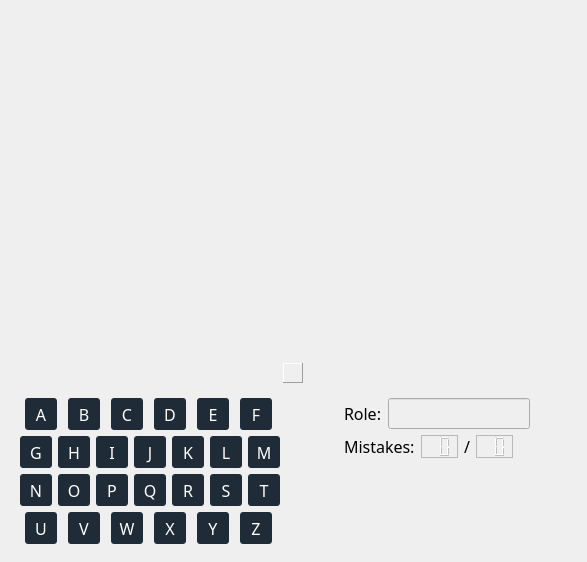
<?xml version="1.0" encoding="UTF-8"?>
<ui version="4.0">
 <class>GameWindow</class>
 <widget class="QMainWindow" name="GameWindow">
  <property name="geometry">
   <rect>
    <x>0</x>
    <y>0</y>
    <width>587</width>
    <height>562</height>
   </rect>
  </property>
  <property name="windowTitle">
   <string notr="true">Hangman</string>
  </property>
  <property name="styleSheet">
   <string notr="true">QPushButton{background:rgb(31, 44, 56);border-radius:3;color:white;}QPushButton:hover{border:1px solid white;}QPushButton:pressed{color:black;background:white;}</string>
  </property>
  <widget class="QWidget" name="main_widget">
   <layout class="QVBoxLayout" name="verticalLayout_4">
    <item>
     <layout class="QVBoxLayout" name="gif_word_layout">
      <item alignment="Qt::AlignHCenter">
       <widget class="QLabel" name="gif_label">
        <property name="sizePolicy">
         <sizepolicy hsizetype="Expanding" vsizetype="Expanding">
          <horstretch>0</horstretch>
          <verstretch>0</verstretch>
         </sizepolicy>
        </property>
        <property name="minimumSize">
         <size>
          <width>300</width>
          <height>300</height>
         </size>
        </property>
        <property name="text">
         <string/>
        </property>
       </widget>
      </item>
      <item alignment="Qt::AlignHCenter">
       <widget class="QFrame" name="word">
        <property name="frameShape">
         <enum>QFrame::Panel</enum>
        </property>
        <property name="frameShadow">
         <enum>QFrame::Raised</enum>
        </property>
        <layout class="QHBoxLayout" name="horizontalLayout_5"/>
       </widget>
      </item>
     </layout>
    </item>
    <item>
     <layout class="QHBoxLayout" name="letters_info_layout">
      <item alignment="Qt::AlignHCenter|Qt::AlignBottom">
       <widget class="QFrame" name="letters">
        <layout class="QVBoxLayout" name="verticalLayout">
         <item>
          <layout class="QHBoxLayout" name="letters_line_0">
           <item>
            <widget class="QPushButton" name="A">
             <property name="minimumSize">
              <size>
               <width>32</width>
               <height>32</height>
              </size>
             </property>
             <property name="maximumSize">
              <size>
               <width>32</width>
               <height>32</height>
              </size>
             </property>
             <property name="font">
              <font>
               <family>JetBrains Mono</family>
               <pointsize>12</pointsize>
              </font>
             </property>
             <property name="text">
              <string notr="true">A</string>
             </property>
            </widget>
           </item>
           <item>
            <widget class="QPushButton" name="B">
             <property name="minimumSize">
              <size>
               <width>32</width>
               <height>32</height>
              </size>
             </property>
             <property name="maximumSize">
              <size>
               <width>32</width>
               <height>32</height>
              </size>
             </property>
             <property name="font">
              <font>
               <family>JetBrains Mono</family>
               <pointsize>12</pointsize>
              </font>
             </property>
             <property name="text">
              <string notr="true">B</string>
             </property>
            </widget>
           </item>
           <item>
            <widget class="QPushButton" name="C">
             <property name="minimumSize">
              <size>
               <width>32</width>
               <height>32</height>
              </size>
             </property>
             <property name="maximumSize">
              <size>
               <width>32</width>
               <height>32</height>
              </size>
             </property>
             <property name="font">
              <font>
               <family>JetBrains Mono</family>
               <pointsize>12</pointsize>
              </font>
             </property>
             <property name="text">
              <string notr="true">C</string>
             </property>
            </widget>
           </item>
           <item>
            <widget class="QPushButton" name="D">
             <property name="minimumSize">
              <size>
               <width>32</width>
               <height>32</height>
              </size>
             </property>
             <property name="maximumSize">
              <size>
               <width>32</width>
               <height>32</height>
              </size>
             </property>
             <property name="font">
              <font>
               <family>JetBrains Mono</family>
               <pointsize>12</pointsize>
              </font>
             </property>
             <property name="text">
              <string notr="true">D</string>
             </property>
            </widget>
           </item>
           <item>
            <widget class="QPushButton" name="E">
             <property name="minimumSize">
              <size>
               <width>32</width>
               <height>32</height>
              </size>
             </property>
             <property name="maximumSize">
              <size>
               <width>32</width>
               <height>32</height>
              </size>
             </property>
             <property name="font">
              <font>
               <family>JetBrains Mono</family>
               <pointsize>12</pointsize>
              </font>
             </property>
             <property name="text">
              <string notr="true">E</string>
             </property>
            </widget>
           </item>
           <item>
            <widget class="QPushButton" name="F">
             <property name="minimumSize">
              <size>
               <width>32</width>
               <height>32</height>
              </size>
             </property>
             <property name="maximumSize">
              <size>
               <width>32</width>
               <height>32</height>
              </size>
             </property>
             <property name="font">
              <font>
               <family>JetBrains Mono</family>
               <pointsize>12</pointsize>
              </font>
             </property>
             <property name="text">
              <string notr="true">F</string>
             </property>
            </widget>
           </item>
          </layout>
         </item>
         <item>
          <layout class="QHBoxLayout" name="letters_line_1">
           <item>
            <widget class="QPushButton" name="G">
             <property name="minimumSize">
              <size>
               <width>32</width>
               <height>32</height>
              </size>
             </property>
             <property name="maximumSize">
              <size>
               <width>32</width>
               <height>32</height>
              </size>
             </property>
             <property name="font">
              <font>
               <family>JetBrains Mono</family>
               <pointsize>12</pointsize>
              </font>
             </property>
             <property name="text">
              <string notr="true">G</string>
             </property>
            </widget>
           </item>
           <item>
            <widget class="QPushButton" name="H">
             <property name="minimumSize">
              <size>
               <width>32</width>
               <height>32</height>
              </size>
             </property>
             <property name="maximumSize">
              <size>
               <width>32</width>
               <height>32</height>
              </size>
             </property>
             <property name="font">
              <font>
               <family>JetBrains Mono</family>
               <pointsize>12</pointsize>
              </font>
             </property>
             <property name="text">
              <string notr="true">H</string>
             </property>
            </widget>
           </item>
           <item>
            <widget class="QPushButton" name="I">
             <property name="minimumSize">
              <size>
               <width>32</width>
               <height>32</height>
              </size>
             </property>
             <property name="maximumSize">
              <size>
               <width>32</width>
               <height>32</height>
              </size>
             </property>
             <property name="font">
              <font>
               <family>JetBrains Mono</family>
               <pointsize>12</pointsize>
              </font>
             </property>
             <property name="text">
              <string notr="true">I</string>
             </property>
            </widget>
           </item>
           <item>
            <widget class="QPushButton" name="J">
             <property name="minimumSize">
              <size>
               <width>32</width>
               <height>32</height>
              </size>
             </property>
             <property name="maximumSize">
              <size>
               <width>32</width>
               <height>32</height>
              </size>
             </property>
             <property name="font">
              <font>
               <family>JetBrains Mono</family>
               <pointsize>12</pointsize>
              </font>
             </property>
             <property name="text">
              <string notr="true">J</string>
             </property>
            </widget>
           </item>
           <item>
            <widget class="QPushButton" name="K">
             <property name="minimumSize">
              <size>
               <width>32</width>
               <height>32</height>
              </size>
             </property>
             <property name="maximumSize">
              <size>
               <width>32</width>
               <height>32</height>
              </size>
             </property>
             <property name="font">
              <font>
               <family>JetBrains Mono</family>
               <pointsize>12</pointsize>
              </font>
             </property>
             <property name="text">
              <string notr="true">K</string>
             </property>
            </widget>
           </item>
           <item>
            <widget class="QPushButton" name="L">
             <property name="minimumSize">
              <size>
               <width>32</width>
               <height>32</height>
              </size>
             </property>
             <property name="maximumSize">
              <size>
               <width>32</width>
               <height>32</height>
              </size>
             </property>
             <property name="font">
              <font>
               <family>JetBrains Mono</family>
               <pointsize>12</pointsize>
              </font>
             </property>
             <property name="text">
              <string notr="true">L</string>
             </property>
            </widget>
           </item>
           <item>
            <widget class="QPushButton" name="M">
             <property name="minimumSize">
              <size>
               <width>32</width>
               <height>32</height>
              </size>
             </property>
             <property name="maximumSize">
              <size>
               <width>32</width>
               <height>32</height>
              </size>
             </property>
             <property name="font">
              <font>
               <family>JetBrains Mono</family>
               <pointsize>12</pointsize>
              </font>
             </property>
             <property name="text">
              <string notr="true">M</string>
             </property>
            </widget>
           </item>
          </layout>
         </item>
         <item>
          <layout class="QHBoxLayout" name="letters_line_2">
           <item>
            <widget class="QPushButton" name="N">
             <property name="minimumSize">
              <size>
               <width>32</width>
               <height>32</height>
              </size>
             </property>
             <property name="maximumSize">
              <size>
               <width>32</width>
               <height>32</height>
              </size>
             </property>
             <property name="font">
              <font>
               <family>JetBrains Mono</family>
               <pointsize>12</pointsize>
              </font>
             </property>
             <property name="text">
              <string notr="true">N</string>
             </property>
            </widget>
           </item>
           <item>
            <widget class="QPushButton" name="O">
             <property name="minimumSize">
              <size>
               <width>32</width>
               <height>32</height>
              </size>
             </property>
             <property name="maximumSize">
              <size>
               <width>32</width>
               <height>32</height>
              </size>
             </property>
             <property name="font">
              <font>
               <family>JetBrains Mono</family>
               <pointsize>12</pointsize>
              </font>
             </property>
             <property name="text">
              <string notr="true">O</string>
             </property>
            </widget>
           </item>
           <item>
            <widget class="QPushButton" name="P">
             <property name="minimumSize">
              <size>
               <width>32</width>
               <height>32</height>
              </size>
             </property>
             <property name="maximumSize">
              <size>
               <width>32</width>
               <height>32</height>
              </size>
             </property>
             <property name="font">
              <font>
               <family>JetBrains Mono</family>
               <pointsize>12</pointsize>
              </font>
             </property>
             <property name="text">
              <string notr="true">P</string>
             </property>
            </widget>
           </item>
           <item>
            <widget class="QPushButton" name="Q">
             <property name="minimumSize">
              <size>
               <width>32</width>
               <height>32</height>
              </size>
             </property>
             <property name="maximumSize">
              <size>
               <width>32</width>
               <height>32</height>
              </size>
             </property>
             <property name="font">
              <font>
               <family>JetBrains Mono</family>
               <pointsize>12</pointsize>
              </font>
             </property>
             <property name="text">
              <string notr="true">Q</string>
             </property>
            </widget>
           </item>
           <item>
            <widget class="QPushButton" name="R">
             <property name="minimumSize">
              <size>
               <width>32</width>
               <height>32</height>
              </size>
             </property>
             <property name="maximumSize">
              <size>
               <width>32</width>
               <height>32</height>
              </size>
             </property>
             <property name="font">
              <font>
               <family>JetBrains Mono</family>
               <pointsize>12</pointsize>
              </font>
             </property>
             <property name="text">
              <string notr="true">R</string>
             </property>
            </widget>
           </item>
           <item>
            <widget class="QPushButton" name="S">
             <property name="minimumSize">
              <size>
               <width>32</width>
               <height>32</height>
              </size>
             </property>
             <property name="maximumSize">
              <size>
               <width>32</width>
               <height>32</height>
              </size>
             </property>
             <property name="font">
              <font>
               <family>JetBrains Mono</family>
               <pointsize>12</pointsize>
              </font>
             </property>
             <property name="text">
              <string notr="true">S</string>
             </property>
            </widget>
           </item>
           <item>
            <widget class="QPushButton" name="T">
             <property name="minimumSize">
              <size>
               <width>32</width>
               <height>32</height>
              </size>
             </property>
             <property name="maximumSize">
              <size>
               <width>32</width>
               <height>32</height>
              </size>
             </property>
             <property name="font">
              <font>
               <family>JetBrains Mono</family>
               <pointsize>12</pointsize>
              </font>
             </property>
             <property name="text">
              <string notr="true">T</string>
             </property>
            </widget>
           </item>
          </layout>
         </item>
         <item>
          <layout class="QHBoxLayout" name="letters_line_3">
           <item>
            <widget class="QPushButton" name="U">
             <property name="minimumSize">
              <size>
               <width>32</width>
               <height>32</height>
              </size>
             </property>
             <property name="maximumSize">
              <size>
               <width>32</width>
               <height>32</height>
              </size>
             </property>
             <property name="font">
              <font>
               <family>JetBrains Mono</family>
               <pointsize>12</pointsize>
              </font>
             </property>
             <property name="text">
              <string notr="true">U</string>
             </property>
            </widget>
           </item>
           <item>
            <widget class="QPushButton" name="V">
             <property name="minimumSize">
              <size>
               <width>32</width>
               <height>32</height>
              </size>
             </property>
             <property name="maximumSize">
              <size>
               <width>32</width>
               <height>32</height>
              </size>
             </property>
             <property name="font">
              <font>
               <family>JetBrains Mono</family>
               <pointsize>12</pointsize>
              </font>
             </property>
             <property name="text">
              <string notr="true">V</string>
             </property>
            </widget>
           </item>
           <item>
            <widget class="QPushButton" name="W">
             <property name="minimumSize">
              <size>
               <width>32</width>
               <height>32</height>
              </size>
             </property>
             <property name="maximumSize">
              <size>
               <width>32</width>
               <height>32</height>
              </size>
             </property>
             <property name="font">
              <font>
               <family>JetBrains Mono</family>
               <pointsize>12</pointsize>
              </font>
             </property>
             <property name="text">
              <string notr="true">W</string>
             </property>
            </widget>
           </item>
           <item>
            <widget class="QPushButton" name="X">
             <property name="minimumSize">
              <size>
               <width>32</width>
               <height>32</height>
              </size>
             </property>
             <property name="maximumSize">
              <size>
               <width>32</width>
               <height>32</height>
              </size>
             </property>
             <property name="font">
              <font>
               <family>JetBrains Mono</family>
               <pointsize>12</pointsize>
              </font>
             </property>
             <property name="text">
              <string notr="true">X</string>
             </property>
            </widget>
           </item>
           <item>
            <widget class="QPushButton" name="Y">
             <property name="minimumSize">
              <size>
               <width>32</width>
               <height>32</height>
              </size>
             </property>
             <property name="maximumSize">
              <size>
               <width>32</width>
               <height>32</height>
              </size>
             </property>
             <property name="font">
              <font>
               <family>JetBrains Mono</family>
               <pointsize>12</pointsize>
              </font>
             </property>
             <property name="text">
              <string notr="true">Y</string>
             </property>
            </widget>
           </item>
           <item>
            <widget class="QPushButton" name="Z">
             <property name="minimumSize">
              <size>
               <width>32</width>
               <height>32</height>
              </size>
             </property>
             <property name="maximumSize">
              <size>
               <width>32</width>
               <height>32</height>
              </size>
             </property>
             <property name="font">
              <font>
               <family>JetBrains Mono</family>
               <pointsize>12</pointsize>
              </font>
             </property>
             <property name="text">
              <string notr="true">Z</string>
             </property>
            </widget>
           </item>
          </layout>
         </item>
        </layout>
       </widget>
      </item>
      <item alignment="Qt::AlignHCenter|Qt::AlignTop">
       <widget class="QWidget" name="info" native="true">
        <layout class="QVBoxLayout" name="info_layout">
         <item>
          <layout class="QHBoxLayout" name="role_layout">
           <item>
            <widget class="QLabel" name="role_label">
             <property name="font">
              <font>
               <family>JetBrains Mono</family>
               <pointsize>12</pointsize>
              </font>
             </property>
             <property name="text">
              <string notr="true">Role:</string>
             </property>
            </widget>
           </item>
           <item>
            <widget class="QLineEdit" name="role_input">
             <property name="enabled">
              <bool>false</bool>
             </property>
             <property name="font">
              <font>
               <family>JetBrains Mono</family>
               <pointsize>12</pointsize>
              </font>
             </property>
             <property name="text">
              <string/>
             </property>
             <property name="alignment">
              <set>Qt::AlignCenter</set>
             </property>
            </widget>
           </item>
          </layout>
         </item>
         <item>
          <layout class="QHBoxLayout" name="mistakes">
           <item>
            <widget class="QLabel" name="mistakes_label">
             <property name="sizePolicy">
              <sizepolicy hsizetype="Fixed" vsizetype="Preferred">
               <horstretch>0</horstretch>
               <verstretch>0</verstretch>
              </sizepolicy>
             </property>
             <property name="font">
              <font>
               <family>JetBrains Mono</family>
               <pointsize>12</pointsize>
              </font>
             </property>
             <property name="text">
              <string notr="true">Mistakes:</string>
             </property>
            </widget>
           </item>
           <item>
            <widget class="QLCDNumber" name="current_mistakes">
             <property name="enabled">
              <bool>false</bool>
             </property>
             <property name="sizePolicy">
              <sizepolicy hsizetype="Fixed" vsizetype="Minimum">
               <horstretch>0</horstretch>
               <verstretch>0</verstretch>
              </sizepolicy>
             </property>
             <property name="font">
              <font>
               <family>JetBrains Mono</family>
               <pointsize>12</pointsize>
              </font>
             </property>
             <property name="frameShape">
              <enum>QFrame::StyledPanel</enum>
             </property>
             <property name="frameShadow">
              <enum>QFrame::Raised</enum>
             </property>
             <property name="digitCount">
              <number>2</number>
             </property>
            </widget>
           </item>
           <item>
            <widget class="QLabel" name="slash_label">
             <property name="sizePolicy">
              <sizepolicy hsizetype="Fixed" vsizetype="Preferred">
               <horstretch>0</horstretch>
               <verstretch>0</verstretch>
              </sizepolicy>
             </property>
             <property name="font">
              <font>
               <family>JetBrains Mono</family>
               <pointsize>12</pointsize>
              </font>
             </property>
             <property name="text">
              <string notr="true">/</string>
             </property>
            </widget>
           </item>
           <item alignment="Qt::AlignLeft">
            <widget class="QLCDNumber" name="maximum_mistakes">
             <property name="enabled">
              <bool>false</bool>
             </property>
             <property name="sizePolicy">
              <sizepolicy hsizetype="Fixed" vsizetype="Minimum">
               <horstretch>0</horstretch>
               <verstretch>0</verstretch>
              </sizepolicy>
             </property>
             <property name="font">
              <font>
               <family>JetBrains Mono</family>
               <pointsize>12</pointsize>
              </font>
             </property>
             <property name="frameShape">
              <enum>QFrame::StyledPanel</enum>
             </property>
             <property name="digitCount">
              <number>2</number>
             </property>
             <property name="intValue" stdset="0">
              <number>0</number>
             </property>
            </widget>
           </item>
          </layout>
         </item>
        </layout>
       </widget>
      </item>
     </layout>
    </item>
   </layout>
  </widget>
 </widget>
 <resources/>
 <connections/>
</ui>
